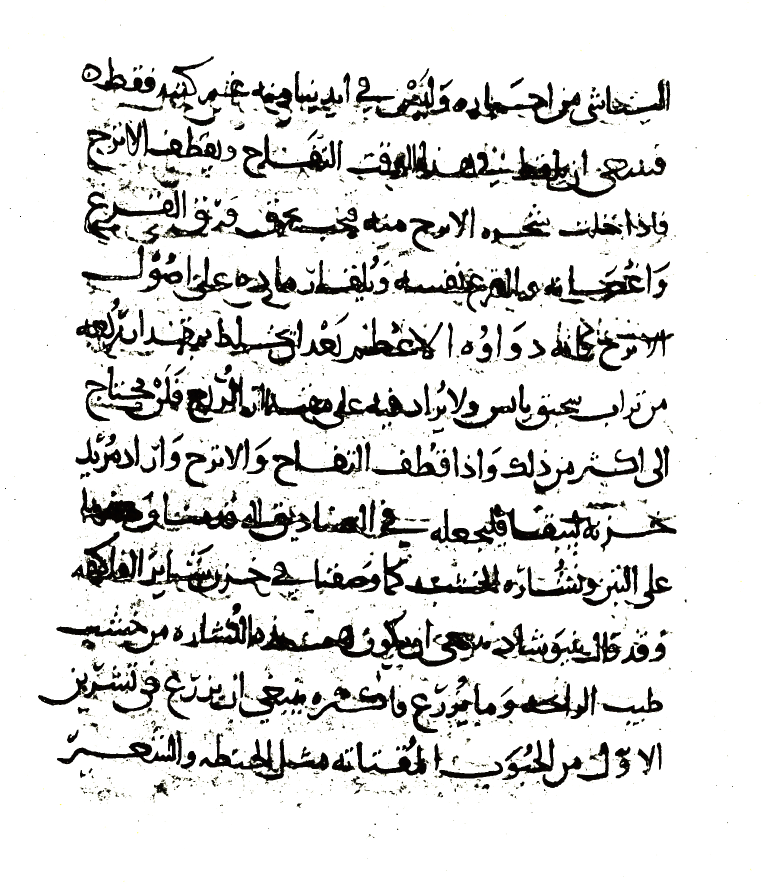
#> input picture pre-cleaned-test.jpg, 1526 x 1770 px (shown at 1/2 size)
$ python -i adjustments.py   (imports and definitions only)
#> lines starting #> are read from the running program, lines starting #| are printed output that depends on the picture; after the words box and inside, x2 and y2 are one past the last pixel; in counts of white or black regions, pixels touching at a corner belong together
"""
Profile-driven image adjustments.
All functions: take np.ndarray (uint8, grayscale or BGR), return np.ndarray.
No import-time side effects. cv2 and numpy only — no kraken dependency.
"""
from __future__ import annotations

import cv2
import numpy as np

from ocr_engine.profile_loader import PreprocessingParams


# [21 lines left out: functions adjust_brightness_contrast, adjust_gamma, adjust_saturation, not called in this run]


def normalize_stroke_thickness(img: np.ndarray, target_width: int = 2) -> np.ndarray:
    """Estimate median stroke width via distance transform, then dilate/erode to target.

    Input/output: grayscale uint8, white background (standard).
    Apply only after denoise, never on colour images.
    """
#> called with target_width = 2
    _, binary = cv2.threshold(img, 0, 255,
                              cv2.THRESH_BINARY_INV + cv2.THRESH_OTSU)
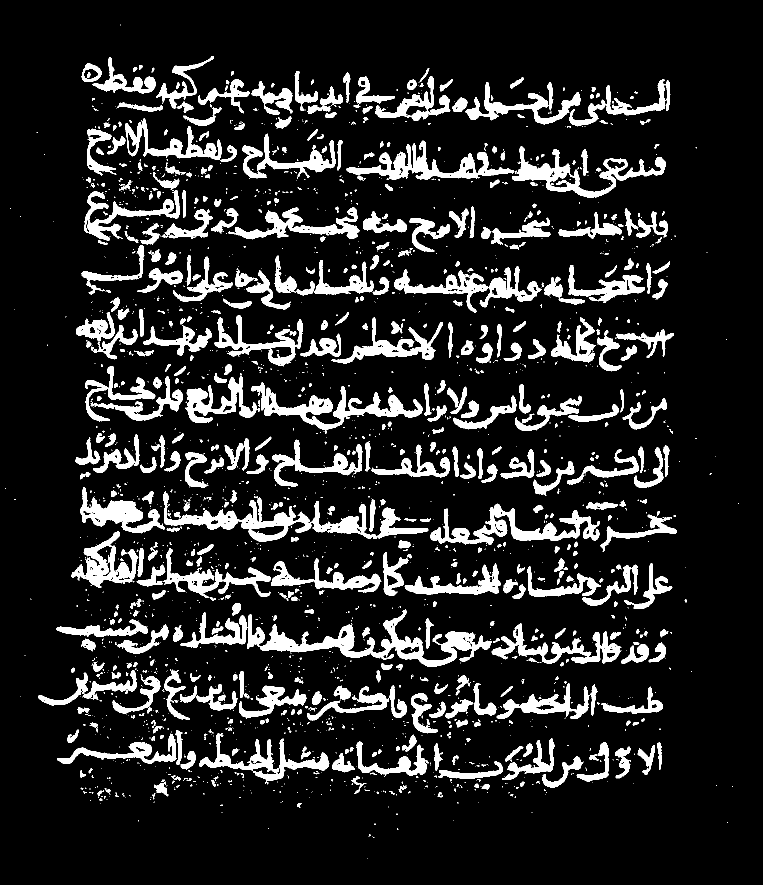
#> binary: shape (1770, 1526) (shown at 1/2 size); 13.5% white; 2184 white regions (1553 under 20 px), largest, box (x1, y1, x2, y2) and area: (494, 1219, 984, 1333) 13631, (326, 983, 857, 1084) 12606, (503, 765, 845, 867) 8656
    dist = cv2.distanceTransform(binary, cv2.DIST_L2, 5)
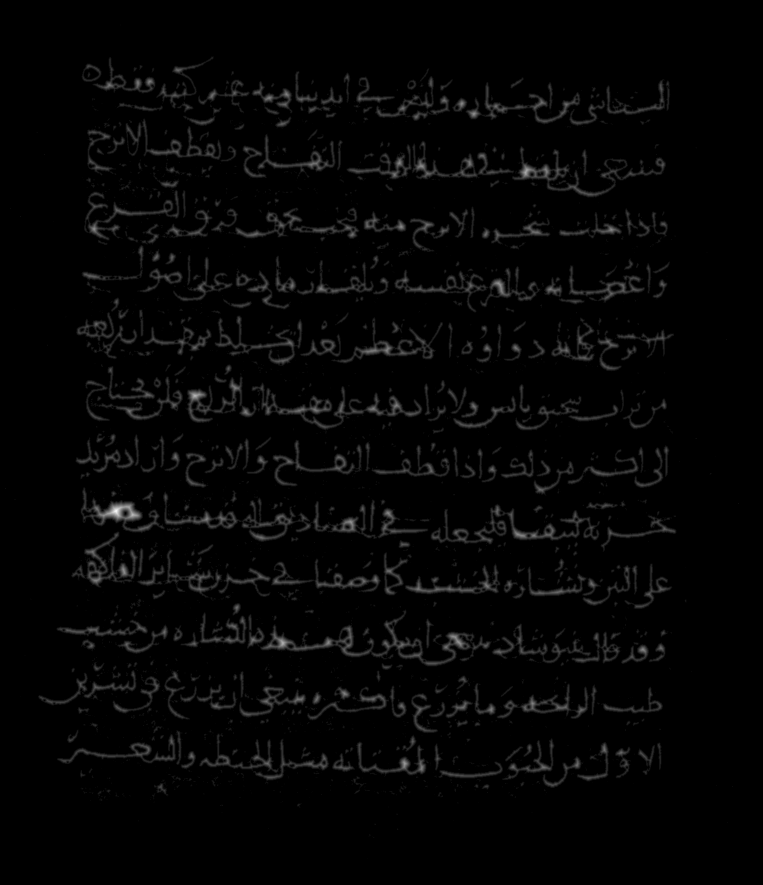
#> dist: shape (1770, 1526) float32 (shown at 1/2 size); min 0, max 18.79, mean 0.366; drawn with min black and max white
    non_zero = dist[dist > 0]
    if len(non_zero) == 0:
        return img
    current_width = float(np.median(non_zero)) * 2
#> current_width = 4.39
    diff = target_width - current_width
#> diff = -2.39
    if abs(diff) < 0.5:
        return img
    ksize = max(1, int(abs(diff) + 0.5))
#> ksize = 2
    kernel = cv2.getStructuringElement(cv2.MORPH_ELLIPSE, (ksize, ksize))
#> kernel = [[0, 1], [1, 1]]
    adjusted = cv2.dilate(binary, kernel) if diff > 0 else cv2.erode(binary, kernel)
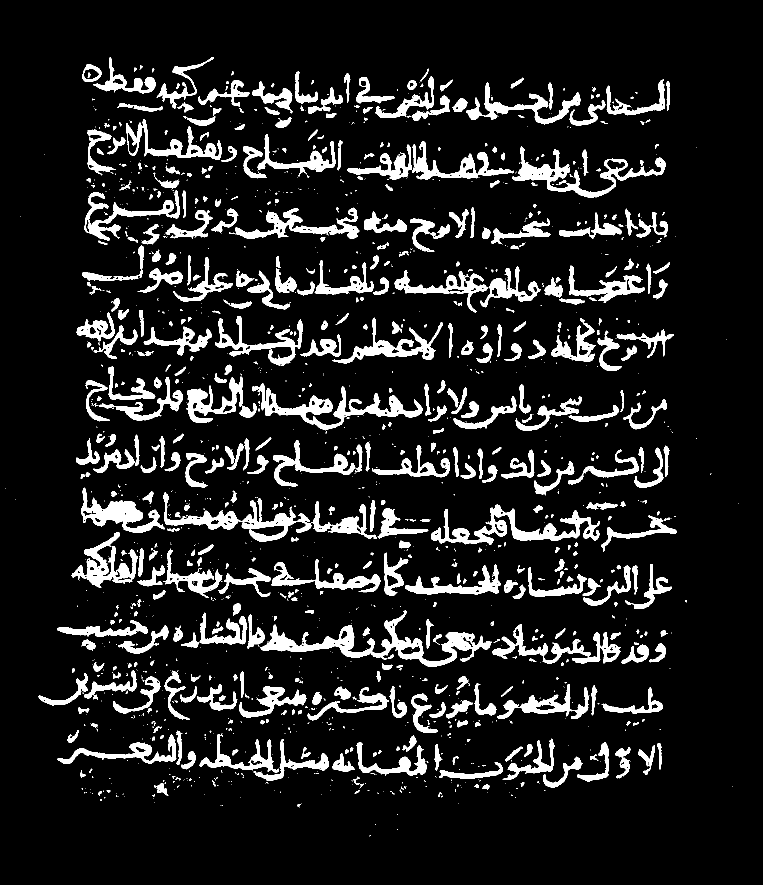
#> adjusted: shape (1770, 1526) (shown at 1/2 size); 11.5% white; 1416 white regions (853 under 20 px), largest, box (x1, y1, x2, y2) and area: (521, 1220, 983, 1333) 11076, (327, 984, 754, 1084) 9358, (862, 1008, 1200, 1089) 7668
    return 255 - adjusted  # back to white-background grayscale
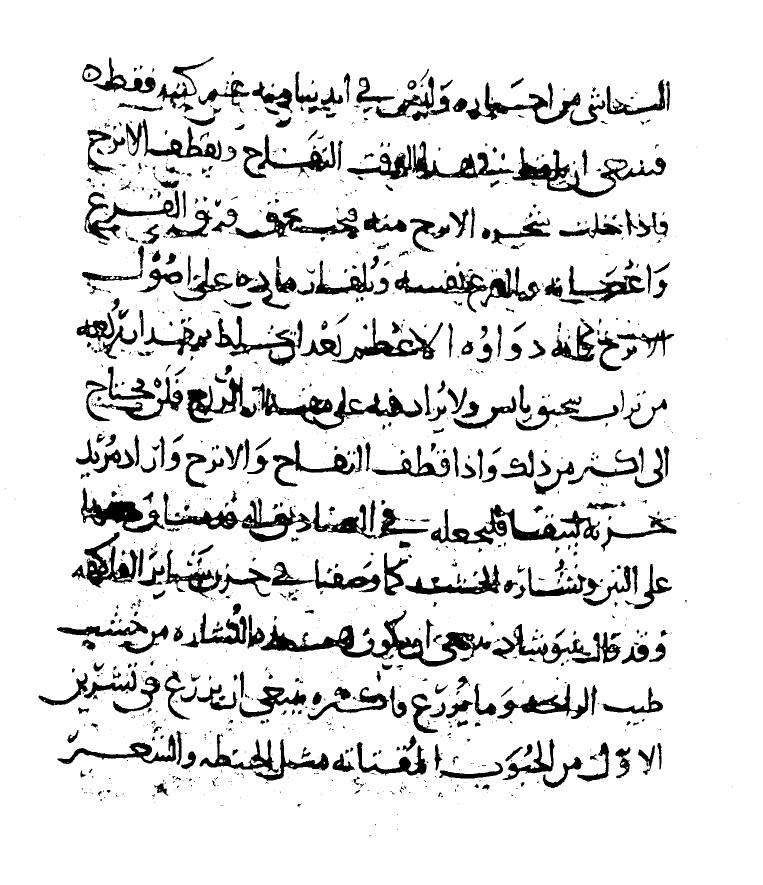
#> returned value: shape (1770, 1526) (shown at 1/2 size); 88.5% white; 1416 black regions (853 under 20 px), largest, box (x1, y1, x2, y2) and area: (521, 1220, 983, 1333) 11076, (327, 984, 754, 1084) 9358, (862, 1008, 1200, 1089) 7668


# [83 lines left out: functions denoise, sharpen, best_channel_extraction, remove_bleedthrough, apply_profile_adjustments, not called in this run]

>>> import cv2
>>> picture = cv2.imread('../pre-cleaned-test.jpg', cv2.IMREAD_GRAYSCALE)
>>> result = normalize_stroke_thickness(picture)
